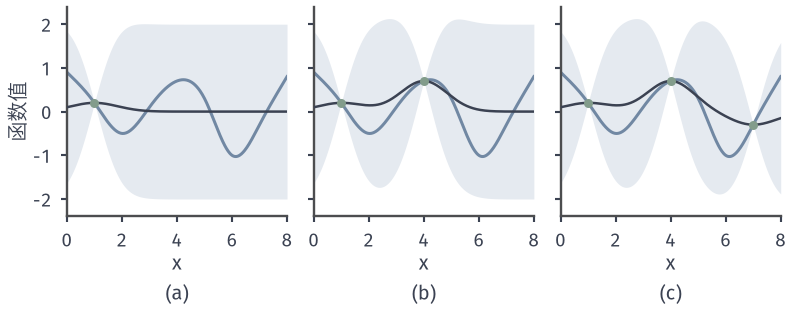

The script that drew this image:
from pathlib import Path
import sys
ROOT = next(p for p in Path(__file__).resolve().parents if (p/'build.sh').is_file() and (p/'tex/book.tex').is_file())
sys.path.insert(0, str(ROOT/'figures/05-optimization/05-stochastic-optimization/matplotlib/bo-common'))
from bo_common import *
fig,axs=figure(width_mm=112,height_mm=44,ncols=3,sharey=True)
xo=np.array(RUN_X[:3]);yo=f(xo)
for n,ax in enumerate(axs,1):
    m,s2=posterior(xo[:n],yo[:n],XG);s=np.sqrt(s2)
    band(ax,XG,m,s); ax.plot(XG,m,color=INK,lw=1.0,zorder=3); ax.plot(XG,f(XG),color=BLUE,lw=1.2,zorder=2)
    obs(ax,xo[:n],yo[:n]); ax.set_xlim(0,8);ax.set_xticks([0,2,4,6,8]);ax.set_ylim(-2.4,2.4)
    axes_style(ax,'$x$','函数值' if n==1 else None)
    panel_label(ax,'(%s)'%'abc'[n-1],-.32)
FACTS={'band':'m +/- 2s'}
save(fig, Path(__file__).resolve().parent, 'figure', FACTS)
